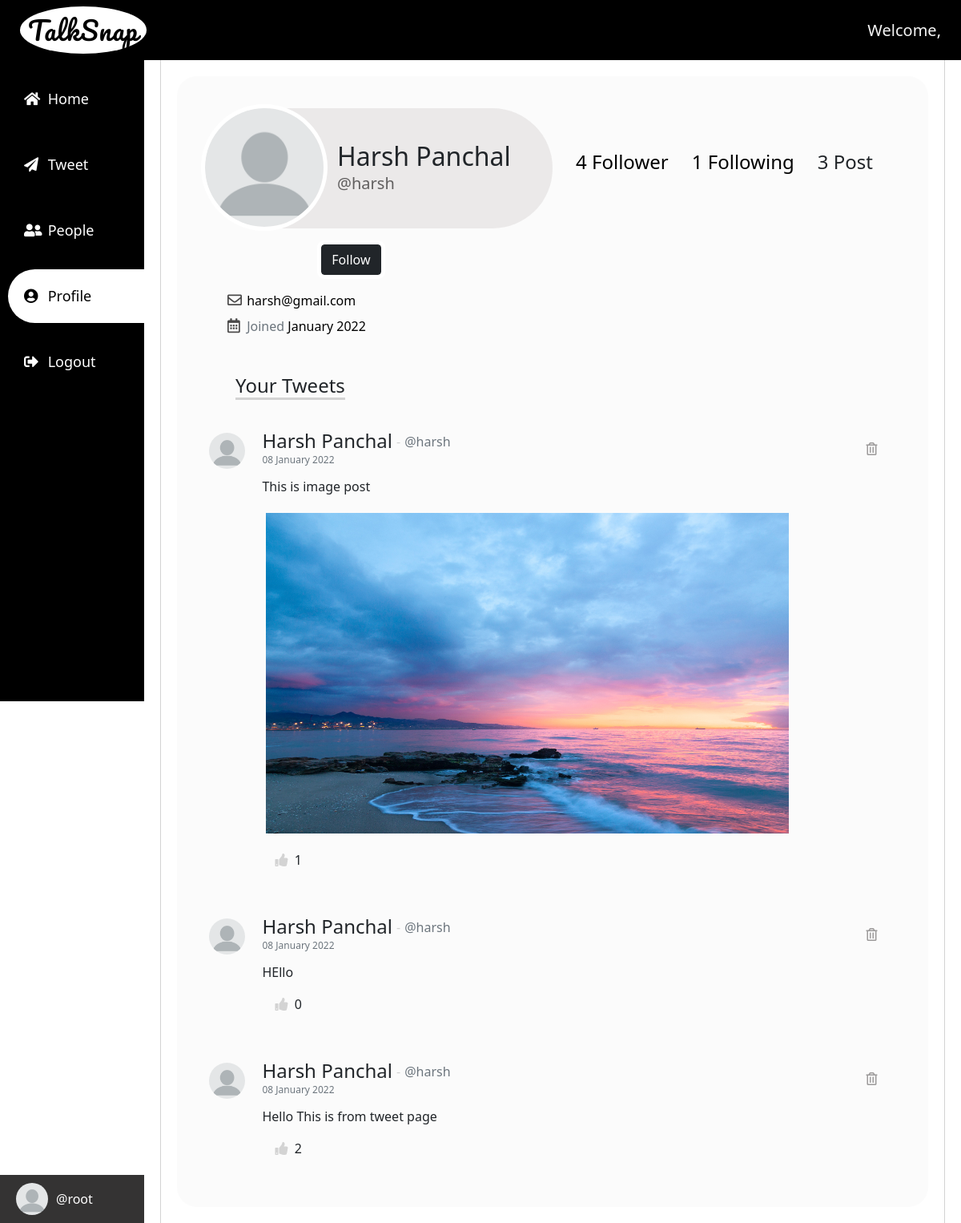
Screenshot of /profile/harsh/ (signed in) with the database file from the repository.
### root/models.py (models this page shows)
class Profile(models.Model):
    user = models.OneToOneField(User, on_delete=models.CASCADE)
    dob = models.DateField(null=True, blank=True)
    bio = models.TextField(max_length=200, null=True, blank=True)
    location = models.TextField(max_length=30, null=True, blank=True)
    profile_image = models.ImageField(upload_to = 'profile_pics', null=True, blank=True)
    following = models.ManyToManyField(User, blank=True, related_name="following")

class Tweet(models.Model):
    user = models.ForeignKey(User,to_field='id', on_delete=models.CASCADE)
    post_text = models.TextField(max_length=280,null=True, blank=True)
    post_image = models.ImageField(upload_to = '',null=True, blank=True)
    post_date = models.DateTimeField(auto_now_add=True)
    likes = models.ManyToManyField(User, blank=True, related_name='likes')

### root/views.py (the view)
# urls.py: path('profile/<slug:username>/', login_required(views.Profilepage.as_view(), login_url='login'), name='profile'),
class Profilepage(View):
    def get(self, request, username):
        us = User.objects.get(username = username)
        tw = Tweet.objects.filter(user = us.id).order_by('-post_date')
        pr = Profile.objects.get_or_create(user_id = us.id) #
        follower = Profile.objects.filter(following=us.id)
        context = {'us':us, 'tw':tw, 'follower':follower}
        return render(request, 'profile.html', context)

### root/templates/profile.html (shortened to what this page needs)
{% extends 'base.html' %}
{% load static %}
{% block extracss %}
<link rel="stylesheet" href="{% static 'css/profile.css' %}">
{% endblock extracss %}
{% block section1 %}
    <div class="profile-details">
        <div class="user-profile">
            <div class="profile-pic">
                <div class="user-part">
                    <div class="user-pic">
                        {% if us.profile.profile_image %}
                            <img src="{{us.profile.profile_image.url}}" id="profile_pic" alt="#">
                            {% else %}
                            <img src="{% static '../static/images/default.png' %}" id="profile_pic" alt="#">
                        {% endif %}
                    </div>
                    <div class="user-fl">
                        <h2>{{us.first_name}} {{us.last_name}}</h2>
                        <p>@{{us.username}}</p>
                    </div>
                </div>
                <div class="user-follow">
                    <div class="user-follower info-us">
                        <a href="{% url 'followers' us.username %}">
                            <p><span id="follower_count">{{follower|length}}</span> Follower</p>
                        </a>
                    </div>
                    <div class="user-following info-us">
                        <a href="{% url 'followings' us.username %}">
                            <p><span id="following_count">{{us.profile.following.all|length}}</span> Following</p>
                        </a>
                    </div>
                    <div class="user-post info-us">
                        <p>{{tw|length}} Post</p>
                    </div>
                </div>
            </div>
        </div>
        <div class="buttons">
            <div class="follow-btn">
                {% if request.user.username == us.username %}
                <a href="{% url 'editprofile' us.username %}">
                    <button type="submit" class="btn btn-dark">Edit Profile</button>
                </a>
                {% else %}
                <div class="follow-btn">
                    {% if us.username in user.profile.following.all|unordered_list %}
                        <button class="btn btn-dark change" id="{{us.id}}" onclick="follow({{us.id}})" url="{% url 'follow' us.id %}">Unfollow</button>
                    {% else %}
                        <button class="btn btn-dark" id="{{us.id}}" onclick="follow({{us.id}})" url="{% url 'follow' us.id %}">Follow</button>
                    {% endif %}
                </div>
                {% endif %}
            </div>
        </div>
        <div class="profile-data">
            <div class="user-all-data">
                <div class="mail info-us">
                    <i class="far fa-envelope"></i>
                    <span>{{us.email}}</span>
                </div>
                <div class="date-info">
                    <div class="joind info-us">
                        <i class="far fa-calendar-alt"></i>
                        <span class="j text-muted">Joined</span>
                        <span>{{us.date_joined|date:"F Y"}}</span>
                    </div>
                </div>
            </div>
        </div>
    </div>
    <div class="tweet-show-area">
        <h4 class="tit mb-3 mx-5">Your Tweets</h4>
        {% if tw %}
        {% for t in tw %}
        <div class="tweet-show">
            <div class="user-part">
                <div class="user-pic">
                    {% if us.profile.profile_image %}
                        <img src="{{us.profile.profile_image.url}}" id="profile_pic" alt="#">
                    {% else %}
                        <img src="{% static '../static/images/default.png' %}" id="profile_pic" alt="#">
                    {% endif %}
                </div>
            </div>
            <div class="tweet-part">
                <div class="user-action">
                    <div class="user-name">
                        <div class="user-det">
                            <h4>{{t.user.first_name}} {{t.user.last_name}}</h4>
                            <p class="text-muted">@{{t.user.username}}</p>
                        </div>
                        <small class="text-muted">{{t.post_date | date:'d F Y'}}</small>
                    </div>
                    <div class="actions">
                        <div class="del-action">
                            <a href="{% url 'deltweet' t.id %}">
                                <i class="far fa-trash-alt"></i>
                            </a>
                        </div>
                    </div>
                </div>
                {% if t.post_text %}
                <div class="tweet-text">
                    <p class="text-show">{{t.post_text}}</p>
                </div>
                {% endif %}
                {% if t.post_image %}
                <div class="tweet-pic">
                    <div class="post-in-pic">
                        <img src={{t.post_image.url}} alt="image">
                    </div>
                </div>
                {% endif %}
                <div class="tweet-like m-3">
                    <button type="submit" id="{{t.id}}" class="likea"  {% if user in t.likes.all %} style="color:red;" {% endif %} onclick="myfunction({{t.id}})"  url="{% url 'like' t.id %}">
                        <i class="fas fa-thumbs-up"></i>
                    </button>
                    <span class="mx-1" id="l_{{t.id}}">{{t.likes.all.count}}</span>
                </div>
            </div>
        </div>
        {% endfor %}
        {% else %}
            <div class="card p-2 text-center m-5 w-50">
                <h3>You Haven't Do any Post</h3>
            </div>
        {% endif %}
    </div>
{% endblock section1 %}

### root/templates/base.html (shortened to what this page needs)
{% load static %}
<!DOCTYPE html>
<html lang="en">
<head>
    <link rel="stylesheet" href="https://pro.fontawesome.com/releases/v5.10.0/css/all.css"/>
    <link rel="stylesheet" href="{% static 'css/bootstrap.css' %}">
    <link rel="stylesheet" href="{% static 'css/base.css' %}">
    {% block extracss %}{% endblock extracss %}
</head>
<body>
    <div class="first-div">
        <div class="header-class">
            <div class="logo">
                <a href="{% url 'home' %}">
                    <h2 class="logo-txt">TalkSnap</h2>
                </a>
            </div>
           <div class="wlcu">
                <p class="wlc">Welcome, <b>{{user.first_name}} {{user.last_name}}</b></p>
            </div>
        </div>
    </div>
    <div class="main-class">
        <div class="menu">
            <div class="menu-start">
                <ul class="menu-item">
                    <li title="Home">
                        <a href="{% url 'home' %}" {% if request.resolver_match.url_name == 'home' %}class="active"{% endif %}>
                            <i class="fas fa-home"></i>
                            <span>Home</span>
                        </a>
                    </li>
                    <li title="Tweet">
                        <a href="{% url 'tweet' %}" {% if request.resolver_match.url_name == 'tweet' %}class="active"{% endif %}>
                            <i class="fas fa-paper-plane"></i>
                            <span>Tweet</span>
                        </a>
                    </li>
                    <li title="People">
                        <a href="{% url 'people' %}" {% if request.resolver_match.url_name == 'people' or request.resolver_match.url_name == 'search' %}class="active"{% endif %}>
                            <i class="fas fa-user-friends"></i>
                            <span>People</span>
                        </a>
                    </li>
                    <li title="Profile">
                        <a href="{% url 'profile' user.username %}" {% if request.resolver_match.url_name == 'profile' or request.resolver_match.url_name == 'editprofile' or request.resolver_match.url_name == 'followers'  or request.resolver_match.url_name == 'followings' %}class="active"{% endif %}>
                            <i class="fas fa-user-circle"></i>
                            <span>Profile</span>
                        </a>
                    </li>
                    <li title="Logout">
                        <a href="{% url 'logout' %}">
                            <i class="fas fa-sign-out-alt"></i>
                            <span>Logout</span>
                        </a>
                    </li>
                </ul>
            </div>
            <div class="user-info">
                <div class="user-details">
                    <div class="user-pic">
                        {% if user.profile.profile_image %}
                            <img src="{{user.profile.profile_image.url}}" alt="#">
                        {% else %}
                            <img src="{% static '../static/images/default.png' %}" alt="#">
                        {% endif %}
                    </div>
                    <p class="user-name">
                        @{{user.username}}
                    </p>
                </div>
            </div>
        </div>
        <div class="section2">
            <div class="all-disp">
                <div class="content">
                    {% block section1 %}{% endblock section1 %}
                </div>
            </div>
        </div>
    </div>
</body>
</html>

### root/static/css/base.css (style rules this page uses)
* { box-sizing: border-box; scroll-behavior: smooth; margin: 0; padding: 0; }
.first-div { top: 0; left: 0; position: sticky; width: 100%; background-color: black; height: 75px; color: whitesmoke; z-index: 100; }
.first-div .header-class { height: 75px; display: flex; justify-content: space-between; }
.header-class > div { margin: auto 25px; }
.logo a { text-decoration: none; color: black; }
.logo { background: white; border-radius: 100%; cursor: pointer; }
.logo-txt { font-family: 'Pacifico', cursive; padding: 10px; margin: auto; text-align: center; font-size: 32px; letter-spacing: 1px; }
p.wlc { font-size: 20px; margin: auto; }
.main-class { width: 100%; }
.menu { width: 15%; background-color: rgb(0, 0, 0); height: 100vh; position: fixed; display: block; color: white; }
.menu .menu-start { padding-left: 10px; height: 100%; width: 100%; }
.menu ul, .menu ul li a { list-style: none; margin: 0; padding: 0; }
.menu ul li a { display: block; margin: 15px auto; padding: 20px; color: white; text-decoration: none; font-size: 18px; }
.menu ul li a i { width: 20px; margin-right: 5px; }
.menu .menu-item a.active, .menu .menu-item a:hover { color: black; background-color: white; border-bottom-left-radius: 50px; border-top-left-radius: 50px; transition: ease-in 250ms; }
.menu .user-info { bottom: 0; position: fixed; width: inherit; padding: 10px 20px; background-color: rgb(52, 51, 51); }
.menu .user-info .user-details { display: flex; align-items: center; }
.user-pic img { width:40px; height: 40px; border-radius: 50%; }
.user-details p { margin-left: 10px; margin-bottom: 0%; }
.main-class .section2 { width: 85%; background-color: white; padding: 0px 20px; margin-left: 15%; }
.main-class .section2 .all-disp { padding: 20px; border-left: 1px solid lightgrey; border-right: 1px solid lightgrey; }
.main-class .all-disp .content { width: 100%; background: rgba(245, 245, 245, 0.39); border-radius: 25px; padding: 25px; }

### rows the page displays
Tweet: user.first_name "Harsh", user.last_name "Panchal", user.username "harsh", post_date "08 January 2022", post_text "This is image post", post_image (picture), likes.all.count "1"
Tweet: user.first_name "Harsh", user.last_name "Panchal", user.username "harsh", post_date "08 January 2022", post_text "HEllo", likes.all.count "0"
Tweet: user.first_name "Harsh", user.last_name "Panchal", user.username "harsh", post_date "08 January 2022", post_text "Hello This is from tweet page", likes.all.count "2"

### other values shown
{{ user.username }} "root"
{{ us.first_name }} "Harsh"
{{ us.last_name }} "Panchal"
{{ us.username }} "harsh"
{{ follower|length }} "4"
{{ us.profile.following.all|length }} "1"
{{ tw|length }} "3"
{{ us.email }} "harsh@gmail.com"
{{ us.date_joined|date:"F Y" }} "January 2022"
